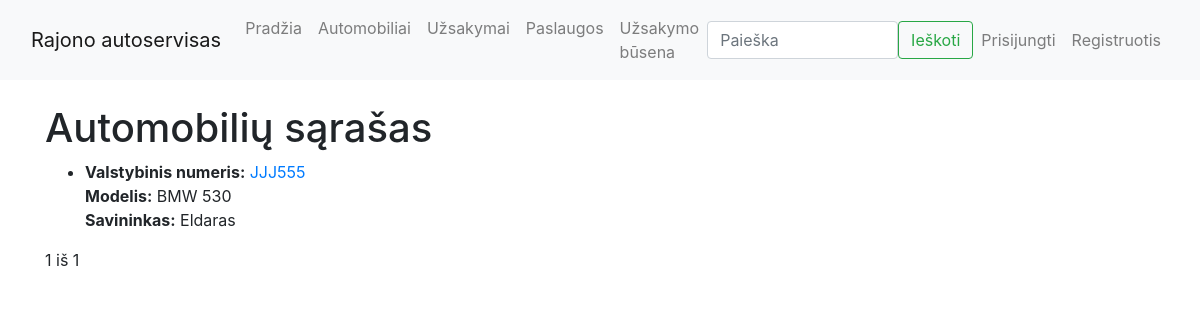
The app's page /autoservice/automobiliai/, older data.
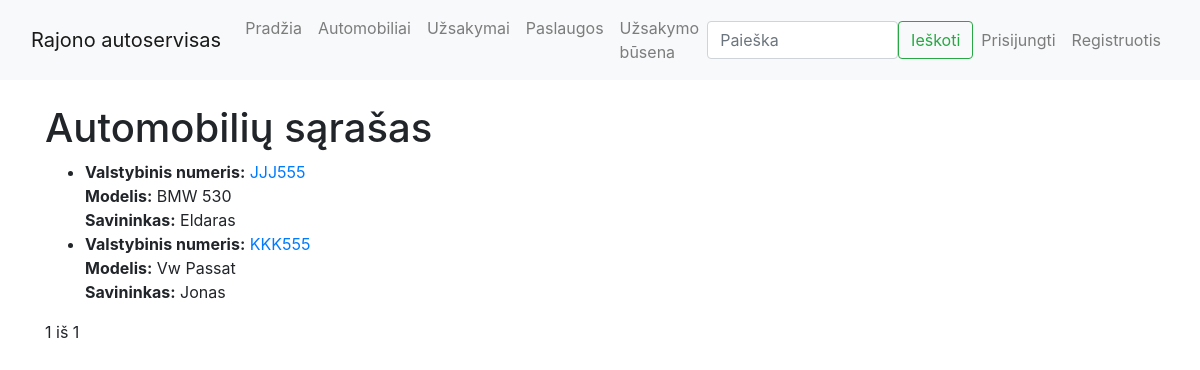
The same page, newer data.
### autoservice/models.py (models this page shows, shortened)
class Automobilis(models.Model):
    id = models.AutoField(primary_key=True)
    valstybinis_nr = models.CharField('Valstybinis numeris', max_length=8)
    automobilio_modelis = models.ForeignKey(AutomobilioModelis, on_delete=models.CASCADE)
    vin_kodas = models.CharField('VIN kodas', max_length=17)
    klientas = models.CharField('Klientas', max_length=255)
    nuotrauka = models.ImageField('Nuotrauka', upload_to='automobiliai/', null=True, blank=True)
    aprasymas = HTMLField('Aprašymas', null=True, blank=True)
    class Meta:
        verbose_name = "Automobilis"
        verbose_name_plural = "Automobiliai"

class AutomobilioModelis(models.Model):
    id = models.AutoField(primary_key=True)
    marke = models.CharField('Markė', max_length=100)
    modelis = models.CharField('Modelis', max_length=100)
    def __str__(self):
        return f"{self.marke} {self.modelis}"
    class Meta:
        verbose_name = "Automobilio modelis"
        verbose_name_plural = "Automobiliu modeliai"

### autoservice/views.py (the view)
# urls.py: path('automobiliai/', views.automobiliu_sarasas, name='automobiliai'),
def automobiliu_sarasas(request):
    automobiliai = Automobilis.objects.all()
    paginator = Paginator(automobiliai, 10)  # 10 įrašų per puslapį
    page_number = request.GET.get('page')
    automobiliu_puslapis = paginator.get_page(page_number)
    return render(request, 'automobiliai.html', {'automobiliai': automobiliu_puslapis})

### autoservice/templates/automobiliai.html (shortened to what this page needs)
{% extends "base.html" %}
{% block content %}
<h1>Automobilių sąrašas</h1>
<ul>
    {% for automobilis in automobiliai %}
    <li>
        <strong>Valstybinis numeris:</strong>
        <a href="{% url 'automobilis' automobilis.id %}">
            {{ automobilis.valstybinis_nr }}
        </a><br>
        <strong>Modelis:</strong> {{ automobilis.automobilio_modelis }}<br>
        <strong>Savininkas:</strong> {{ automobilis.klientas }}<br>
    </li>
    {% endfor %}
</ul>
<div class="pagination">
    <span>{{ automobiliai.number }} iš {{ automobiliai.paginator.num_pages }}</span>
</div>
{% endblock %}

Row changes from the older to the newer data that the page shows:
added Automobilis: valstybinis_nr "KKK555", automobilio_modelis "Vw Passat", klientas "Jonas"
